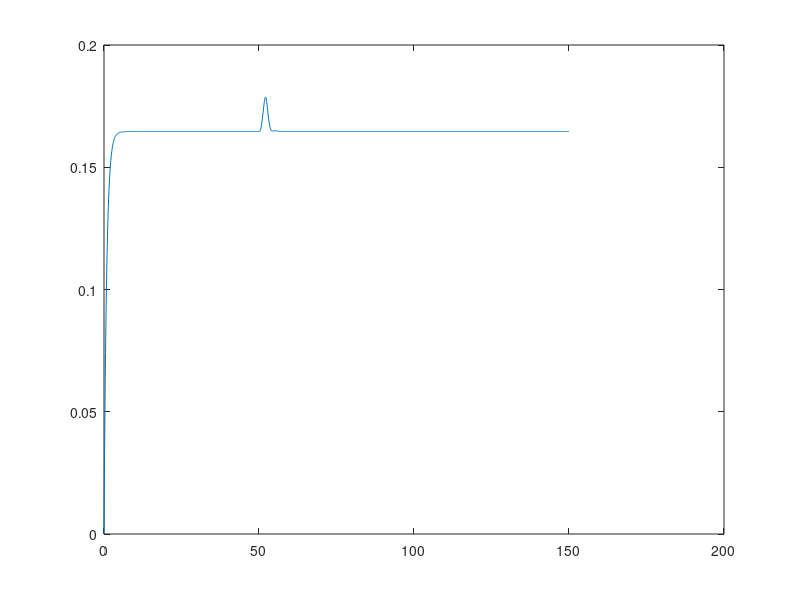
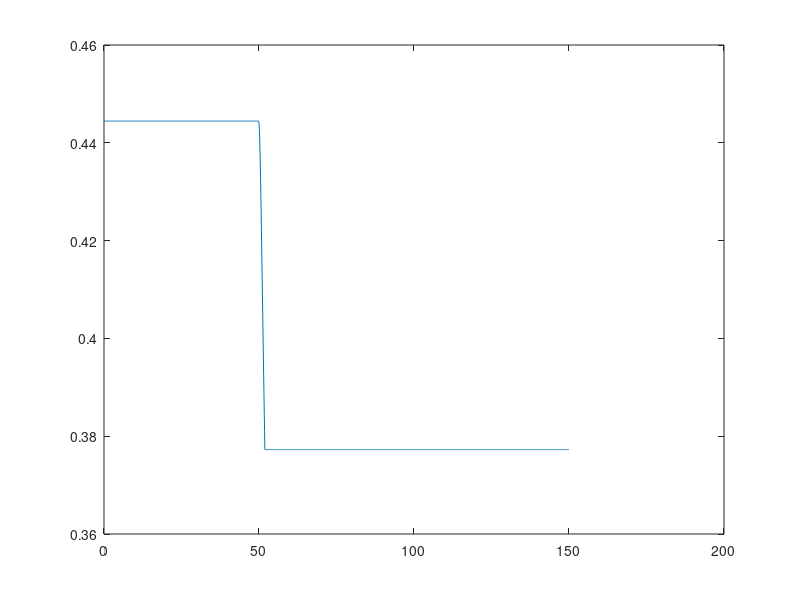

Write the MATLAB code that produced these figures, in order.
clc;
clearvars;
close all

%%%
d = 4; %dimension of the annihilation and creation operator
J = 1;
W = rand(1,2);
gamma = 1;
P = 0.2; %Incohernet pumping
swtich_H_I = 1;

dt = 0.1;
T = 0:dt:150;

a = diag(sqrt(1:d-1),1); %annihilation operator
I_a = eye(d);
I_b = eye(2);
sig_z = [1,0;0,-1];
sig_m = [0,0;1,0];
sig_p = [0,1;0,0];
gs = [0;1]; %Ground state
es = [1;0]; %Excited state


b1 = kron(sig_m, kron(I_b, I_a));
b2 = kron(I_b, kron(sig_m, I_a));
A = kron(I_b, kron(I_b,a));
% a2 = kron(I_b, a);

H_R = J*(b1'*b2 + b2'*b1);
H_I = W(1)*(A'*b1 + b1'*A) + W(2)*(A'*b2 + b2'*A );


% b11 = kron
psi = kron(gs,gs); %reservoir 1 : excited, reservoir 2 : ground
Rho_b = psi*psi';



%psi = [0;0;0;0.1];


%Thermal state
nth = 0.5;
Rho_th = 0;

for i=0:d-1
    Rho_th = Rho_th+(nth^i/(1+nth)^(i+1))*I_a(:,i+1)*I_a(:,i+1)';
    % Rho_th = Rho_th + (nth/(1+nth))^i * I_a(:,i+1)*I_a(:,i+1)';
end

for i=0:d-1
    Pn_th(i+1) = I_a(:,i+1)'*Rho_th*I_a(:,i+1);
end

% figure()
% bar(0:d-1, Pn_th, 'r')

% rho = kron(Rho_th, Rho_b);
rho = kron(Rho_b, Rho_th);
trace(rho*b1'*b1)
% trace(Rho_th) %should be 1
% trace(Rho_th*a'*a) %should be n_th
% trace(rho) %should be 1
% trace()

%%
tau = 20;
for t=1:length(T)
    % Pe(t) = kron(es, If(:,1))'*rho*kron(es, If(:,1));
    % correlation(t) = trace(rho*A'*A'*A*A)/trace(rho*A'*A)^2;
    n1(t) = trace(rho*b1'*b1);
    n2(t) = trace(rho*b2'*b2);
    n_a(t) = trace(rho*A'*A); %this should be constant when u add cascade coupling term

    H = H_R + swtich_H_I * H_I.*(t>=500).*(t<500+tau);
    K1 = -1i*(H*rho - rho*H) + gamma/2*(2*b1*rho*b1' - rho*b1'*b1 - b1'*b1*rho) ...
                             + gamma/2*(2*b2*rho*b2' - rho*b2'*b2 - b2'*b2*rho) ...
                             + P/2*(2*b1'*rho*b1 - rho*b1*b1' - b1*b1'*rho)...
                             + P/2*(2*b2'*rho*b2 - rho*b2*b2' - b2*b2'*rho);
    rho1 = rho + 0.5*dt*K1;
    K2 = -1i*(H*rho1 - rho1*H) + gamma/2*(2*b1*rho1*b1' - rho1*b1'*b1 - b1'*b1*rho1) ...
                               + gamma/2*(2*b2*rho1*b2' - rho1*b2'*b2 - b2'*b2*rho1) ...
                               + P/2*(2*b1'*rho1*b1 - rho1*b1*b1' - b1*b1'*rho1) ...
                               + P/2*(2*b2'*rho1*b2 - rho1*b2*b2' - b2*b2'*rho1);
    rho2 = rho + 0.5*dt*K2;
    K3 = -1i*(H*rho2 - rho2*H)+ gamma/2*(2*b1*rho2*b1' - rho2*b1'*b1 - b1'*b1*rho2) ...
                              + gamma/2*(2*b2*rho2*b2' - rho2*b2'*b2 - b2'*b2*rho2) ...
                              + P/2*(2*b1'*rho2*b1 - rho2*b1*b1' - b1*b1'*rho2) ...
                              + P/2*(2*b2'*rho2*b2 - rho2*b2*b2' - b2*b2'*rho2);
    rho3 = rho + dt*K3;
    K4 = -1i*(H*rho3 - rho3*H) + gamma/2*(2*b1*rho3*b1' - rho3*b1'*b1 - b1'*b1*rho3) ...
                               + gamma/2*(2*b2*rho3*b2' - rho3*b2'*b2 - b2'*b2*rho3) ...
                               + P/2*(2*b1'*rho3*b1 - rho3*b1*b1' - b1*b1'*rho3) ...
                               + P/2*(2*b2'*rho3*b2 - rho3*b2*b2' - b2*b2'*rho3);

    rho = rho + 1/6*dt*(K1+2*K2+2*K3+K4);
end


figure()
plot(T,abs(n1))
hold on
% plot(T,abs(n2))

figure()
plot(T,abs(n_a))